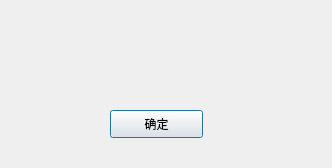
<?xml version="1.0" encoding="UTF-8"?>
<ui version="4.0">
 <class>ok</class>
 <widget class="QDialog" name="ok">
  <property name="geometry">
   <rect>
    <x>0</x>
    <y>0</y>
    <width>332</width>
    <height>168</height>
   </rect>
  </property>
  <property name="minimumSize">
   <size>
    <width>332</width>
    <height>168</height>
   </size>
  </property>
  <property name="maximumSize">
   <size>
    <width>332</width>
    <height>168</height>
   </size>
  </property>
  <property name="windowTitle">
   <string>Dialog</string>
  </property>
  <widget class="QPushButton" name="pushButton">
   <property name="geometry">
    <rect>
     <x>110</x>
     <y>110</y>
     <width>93</width>
     <height>28</height>
    </rect>
   </property>
   <property name="text">
    <string>确定</string>
   </property>
  </widget>
  <widget class="QLabel" name="label">
   <property name="geometry">
    <rect>
     <x>10</x>
     <y>50</y>
     <width>311</width>
     <height>21</height>
    </rect>
   </property>
   <property name="text">
    <string/>
   </property>
   <property name="alignment">
    <set>Qt::AlignCenter</set>
   </property>
  </widget>
 </widget>
 <resources/>
 <connections/>
</ui>
